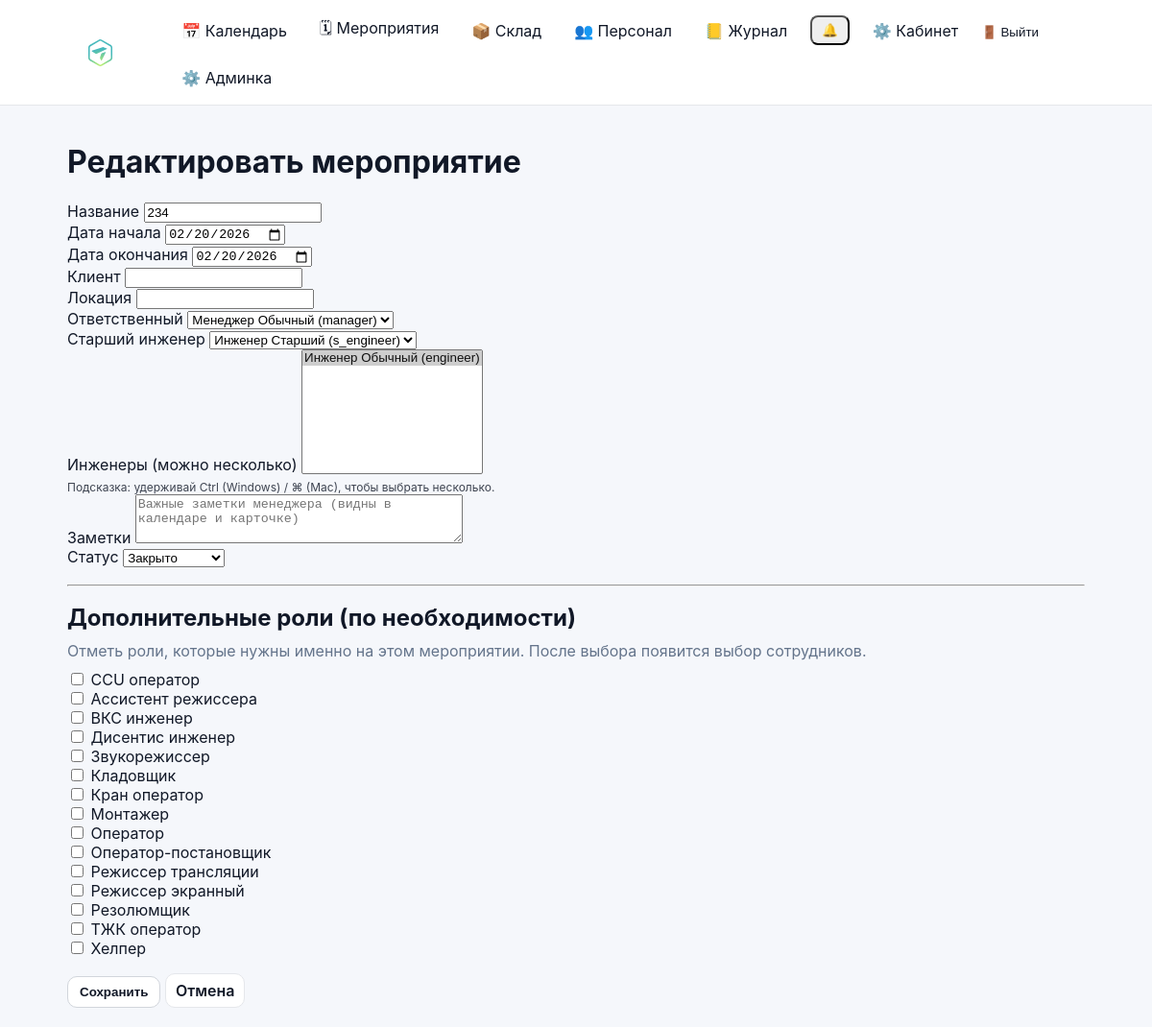
Page /events/65/edit/ (signed in) on the earlier database version.
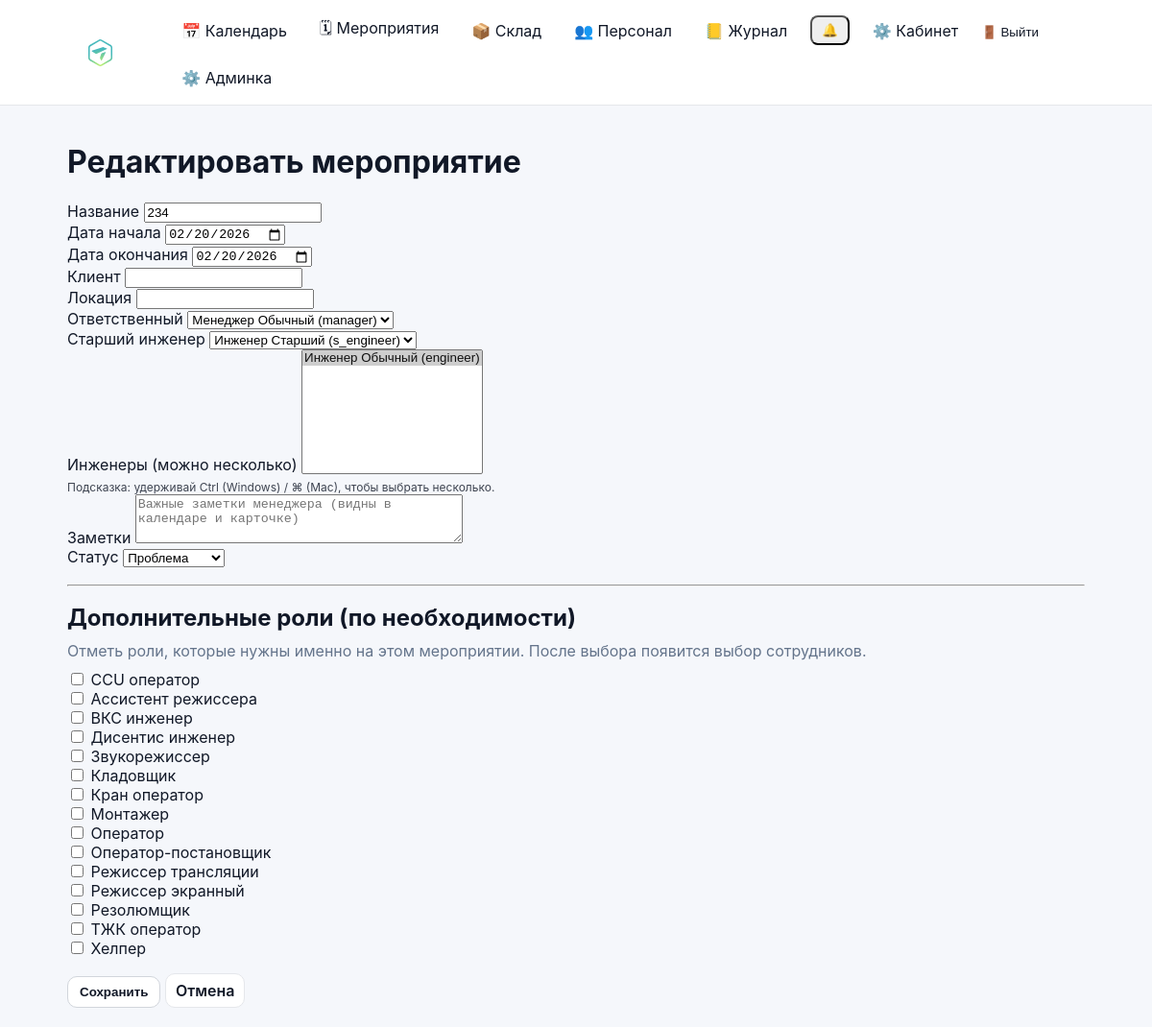
Same page on the later database version.
### events/models.py (models this page shows, shortened)
class Event(models.Model):
    class Meta:
        permissions = [
            ("edit_event_card", "Can edit event card (dates/status/etc)"),
            ("edit_event_equipment", "Can edit event equipment (own/rented)"),
        ]
    STATUS_DRAFT = "draft"
    STATUS_CONFIRMED = "confirmed"
    STATUS_IN_PROGRESS = "in_progress"
    STATUS_CLOSED = "closed"
    STATUS_PROBLEM = "problem"
    STATUS_CHOICES = (
        (STATUS_DRAFT, "Черновик"),
        (STATUS_CONFIRMED, "Подтвержден"),
        (STATUS_IN_PROGRESS, "В работе"),
        (STATUS_CLOSED, "Закрыто"),
        (STATUS_PROBLEM, "Проблема"),
    )
    STATUS_ACTIVE = (
        STATUS_DRAFT,
        STATUS_CONFIRMED,
        STATUS_IN_PROGRESS,
    )
    STATUS_TRANSITIONS: dict[str, tuple[str, ...]] = {
        STATUS_DRAFT: (STATUS_CONFIRMED,),
        STATUS_CONFIRMED: (STATUS_DRAFT,),
        STATUS_IN_PROGRESS: (),
        STATUS_CLOSED: (),
        STATUS_PROBLEM: (),
    }
    name = models.CharField(max_length=200)
    start_date = models.DateField()
    end_date = models.DateField(blank=True, null=True)
    client = models.CharField(max_length=200, blank=True)
    location = models.CharField(max_length=200, blank=True)
    responsible = models.ForeignKey(
        User,
        on_delete=models.SET_NULL,
        null=True,
        related_name="events",
    )
    s_engineer = models.ForeignKey(
        User,
        on_delete=models.SET_NULL,
        null=True,
        blank=True,
        related_name="senior_events",
    )
    engineers = models.ManyToManyField(
        User,
        blank=True,
        related_name="engineer_events",
    )
    notes = models.TextField(blank=True, default="")
    is_deleted = models.BooleanField(default=False)
    deleted_at = models.DateTimeField(null=True, blank=True)
    status = models.CharField(
        max_length=20,
        choices=STATUS_CHOICES,
        default=STATUS_DRAFT,
    )
    created_at = models.DateTimeField(auto_now_add=True)

### events/views.py (the view, shortened to what this page needs)
# urls.py: path("events/<int:event_id>/edit/", views.event_update_view, name="event_edit"),
@login_required
def event_update_view(request: HttpRequest, event_id: int) -> HttpResponse:
    if not can_edit_event_card(request.user):
        return HttpResponseForbidden("Недостаточно прав")
    event = get_object_or_404(Event, id=event_id)
    if event.is_deleted:
        return HttpResponseForbidden("Нельзя редактировать удалённое мероприятие")
    form = EventForm(request.POST or None, instance=event)
    return render(
        request,
        "events/event_form.html",
        {
            "title": "Редактировать мероприятие",
            "form": form,
        },
    )

### accounts/context_processors.py (called while the page is built)
def authz_flags(request):
    user = getattr(request, "user", None)
    return {
        "can_manage_staff": can_manage_staff(user),
        "can_edit_event_card": can_edit_event_card(user),
        "can_edit_event_equipment": can_edit_event_equipment(user),
        "can_edit_inventory": can_edit_inventory(user),
        "can_view_stock": can_view_stock(user),
    }

### accounts/permissions.py (called while the page is built)
def _ok(user) -> bool:
    return bool(user and user.is_authenticated)

def is_super(user) -> bool:
    return bool(_ok(user) and getattr(user, "is_superuser", False))

def can_manage_staff(user) -> bool:
    return is_super(user) or (_ok(user) and user.has_perm("accounts.manage_staff"))

def can_edit_inventory(user) -> bool:
    return is_super(user) or (_ok(user) and user.has_perm("inventory.manage_inventory"))

def can_view_stock(user) -> bool:
    return is_super(user) or (_ok(user) and (user.has_perm("inventory.manage_inventory") or user.has_perm("events.edit_event_card")))

def can_edit_event_card(user) -> bool:
    return is_super(user) or (_ok(user) and user.has_perm("events.edit_event_card"))

### events/forms.py (called while the page is built)
    @property
    def extra_role_fields(self):
        return [(role, self[fname]) for role, fname in self._extra_role_fields]

### events/templates/events/event_form.html (shortened to what this page needs)
{% extends "base.html" %}
{% block content %}
<h1>{{ title }}</h1>
<form method="post" class="form">
    <div class="form-grid">
        <div class="form-row">
            <label>Название</label>
            {{ form.name }}
        </div>
        <div class="form-row">
            <label>Дата начала</label>
            {{ form.start_date }}
        </div>
        <div class="form-row">
            <label>Дата окончания</label>
            {{ form.end_date }}
        </div>
        <div class="form-row">
            <label>Клиент</label>
            {{ form.client }}
        </div>
        <div class="form-row">
            <label>Локация</label>
            {{ form.location }}
        </div>
        <div class="form-row">
            <label>Ответственный</label>
            {{ form.responsible }}
        </div>
        <div class="form-row">
            <label>Старший инженер</label>
            {{ form.s_engineer }}
        </div>
        <div class="form-row">
            <label>Инженеры (можно несколько)</label>
            {{ form.engineers }}
            <div style="font-size: 12px; opacity: 0.8; margin-top: 6px;">
              Подсказка: удерживай Ctrl (Windows) / ⌘ (Mac), чтобы выбрать несколько.
            </div>
        </div>
        <div class="form-row">
            <label>Заметки</label>
            {{ form.notes }}
        </div>
        <div class="form-row">
            <label>Статус</label>
            {{ form.status }}
        </div>
    </div>
    <hr style="margin:18px 0;">
    <h2 style="margin:0 0 10px 0;">Дополнительные роли (по необходимости)</h2>
    <div class="card" style="max-width: 980px;">
      <div style="margin-bottom:10px; color:#64748b;">
        Отметь роли, которые нужны именно на этом мероприятии. После выбора появится выбор сотрудников.
      </div>
      <div style="margin-bottom:12px;">
        {{ form.extra_roles }}
      </div>
    </div>
    <div style="margin-top:16px;">
        <button class="btn" type="submit">Сохранить</button>
        <a class="btn-secondary" href="{% url 'calendar' %}{% if request.GET.year and request.GET.month %}?year={{ request.GET.year }}&month={{ request.GET.month }}{% endif %}">Отмена</a>
    </div>
</form>
{% endblock %}

Differences in the rows shown:
changed Event "Менеджер Обычный (manager)": status "Закрыто" → "Проблема"
